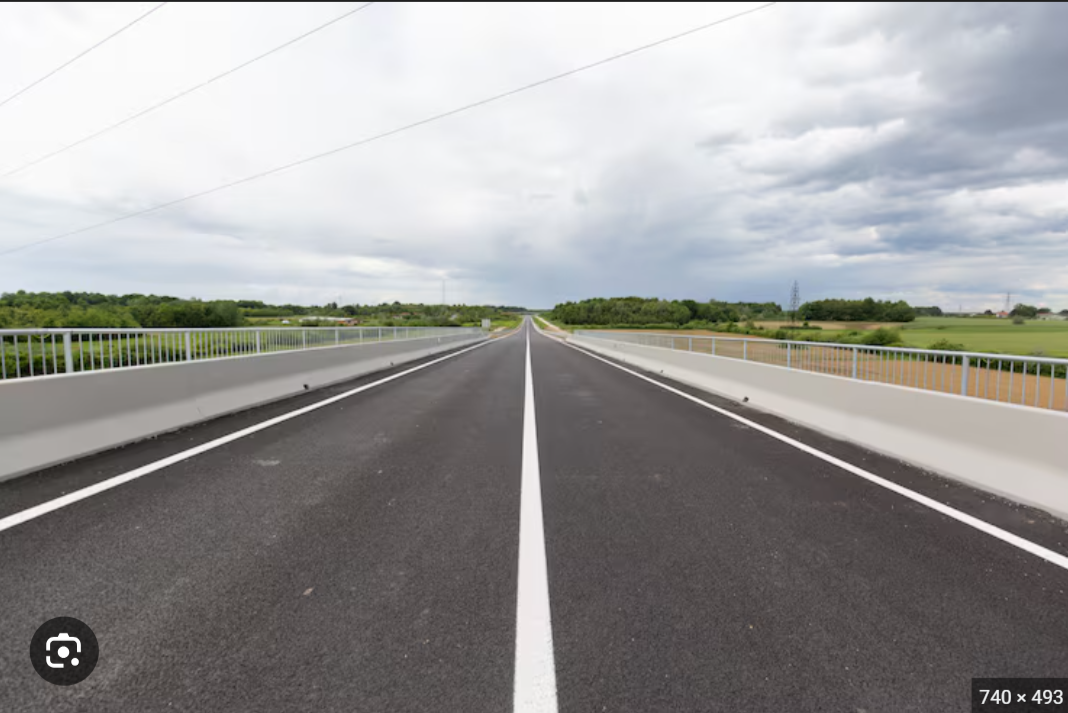
#> input picture 1.png, 1068 x 713 px, given in place of the camera
$ python rassp_v1.py
#> lines starting #> are read from the running program, lines starting #| are printed output that depends on the picture; after the words box and inside, x2 and y2 are one past the last pixel; in counts of white or black regions, pixels touching at a corner belong together
import cv2
import numpy as np
import os
import time

ROI_FILE = "roi_rassp.npy"

# ---- FIXED SIZE ----
TARGET_WIDTH = 480
TARGET_HEIGHT = 270

clicked_points = []
clone_img = None
smoothed_center_fit = None

def resize_image(img):
    return cv2.resize(img, (TARGET_WIDTH, TARGET_HEIGHT))

# ---------- MOUSE ----------
# [52 lines left out: functions mouse_callback, select_and_save_roi, not called in this run]

# ---------- LOAD ROI ----------
def load_roi(img):
    if os.path.exists(ROI_FILE):
        pts = np.load(ROI_FILE)
        print("Loaded existing ROI.")
        return pts
    else:
        print("No ROI found. Please select it now.")
        return select_and_save_roi(img)

# ---------- MAIN PIPELINE ----------
def pipeline(frame, roi_norm):
    global smoothed_center_fit
    img = resize_image(frame)
    height, width = img.shape[:2]

    # Convert normalized ROI back to pixel coords
    src_points = roi_norm.copy()
    src_points[:, 0] *= width
    src_points[:, 1] *= height

    horizon_y = int(min(src_points[0][1], src_points[1][1]))

    # --- 1. Dynamic Black Color Filter (Optimized for Speed) ---
    # OPTIMIZATION: Crop the image BEFORE doing any color conversions!
    # This cuts the heavy processing workload by more than 50% right away.
    img_road = img[horizon_y:height, :]
    gray_road = cv2.cvtColor(img_road, cv2.COLOR_BGR2GRAY)

    # Swapped heavy Bilateral Filter & CLAHE back to the blazing-fast Gaussian Blur
    blurred_road = cv2.GaussianBlur(gray_road, (5, 5), 0)

    binary_road = cv2.adaptiveThreshold(
        blurred_road, 255,
        cv2.ADAPTIVE_THRESH_GAUSSIAN_C,
        cv2.THRESH_BINARY_INV,
        15, 7
    )

    # --- EXPLICIT STRICT BLACK COLOR FILTER ---
    # Convert ONLY the road portion to HSV, completely skipping the sky
    hsv_road = cv2.cvtColor(img_road, cv2.COLOR_BGR2HSV)

    lower_black = np.array([0, 0, 0])
    # Very relaxed: Allows much lighter grays, faded lines, and shadows to pass
    upper_black = np.array([180, 255, 110])
    black_mask = cv2.inRange(hsv_road, lower_black, upper_black)

    # Combine both: Must have a crisp edge (adaptive) AND be actually black (HSV)
    combined_binary = cv2.bitwise_and(binary_road, black_mask)

    # --- 2. Apply Wide ROI Mask (Optimized) ---
    masked_binary = np.zeros((height, width), dtype=np.uint8)
    masked_binary[horizon_y:height, :] = combined_binary

    # --- 3. Perspective Transform ---
    dst_points = np.float32([
        [width * 0.25, 0],
        [width * 0.75, 0],
        [width * 0.75, height],
        [width * 0.25, height]
    ])

    matrix = cv2.getPerspectiveTransform(src_points, dst_points)
    Minv = cv2.getPerspectiveTransform(dst_points, src_points)

    warped = cv2.warpPerspective(masked_binary, matrix, (width, height))

    # --- 4. Morphological Cleaning ---
    # Morphological Open (Erosion then Dilation) to completely delete small floating noise blobs
    open_kernel = np.ones((3, 3), np.uint8)
    warped_cleaned = cv2.morphologyEx(warped, cv2.MORPH_OPEN, open_kernel)

    # Increased kernel size heavily (25, 5). This acts as a vertical bridge,
    # melting disconnected dashed lines together so they pass the strict shape filter!
    close_kernel = np.ones((25, 5), np.uint8)
    closed = cv2.morphologyEx(warped_cleaned, cv2.MORPH_CLOSE, close_kernel)

    contours, _ = cv2.findContours(closed, cv2.RETR_EXTERNAL, cv2.CHAIN_APPROX_SIMPLE)
    color_warp = np.zeros((height, width, 3), dtype=np.uint8)

    left_fits = []
    right_fits = []

    mask_c = np.zeros_like(warped)

    # --- 5. Shape Filtering ---
    for cnt in contours:
        x, y, w, h = cv2.boundingRect(cnt)
        area = cv2.contourArea(cnt)

        aspect_ratio = float(h) / w if w > 0 else 0

        # VERY RELAXED SHAPE FILTERS: Accepts smaller, shorter, and wider lines easily
        if area > 50 and h > height * 0.10 and aspect_ratio > 1.5:
            mask_c.fill(0)
            cv2.drawContours(mask_c, [cnt], -1, 255, -1)

            ys_local, xs_local = np.nonzero(mask_c[y:y+h, x:x+w])
            ys, xs = ys_local + y, xs_local + x

            if len(xs) > 20:
                fit = np.polyfit(ys, xs, 2)

                bottom_y = np.max(ys)
                x_bottom = fit[0]*(bottom_y**2) + fit[1]*bottom_y + fit[2]

                if x_bottom < width * 0.10 or x_bottom > width * 0.90:
                    continue

                if x_bottom < width / 2:
                    left_fits.append((fit, x_bottom, ys))
                else:
                    right_fits.append((fit, x_bottom, ys))

    # --- 6. Steering Calculation & Lane Rebuild ---
    steer_deg = 0.0
    rebuild_mode = "No Lanes"

    left_fit = None
    if len(left_fits) > 0:
        left_fits.sort(key=lambda item: item[1], reverse=True)
        left_fit, _, ys_left = left_fits[0]

        ploty = np.linspace(np.min(ys_left), np.max(ys_left), 100)
        fitx = left_fit[0]*ploty**2 + left_fit[1]*ploty + left_fit[2]
        pts = np.array([np.transpose(np.vstack([fitx, ploty]))])
        cv2.polylines(color_warp, np.int32([pts]), False, (255, 0, 0), 20)

    right_fit = None
    if len(right_fits) > 0:
        right_fits.sort(key=lambda item: item[1], reverse=False)
        right_fit, _, ys_right = right_fits[0]

        ploty = np.linspace(np.min(ys_right), np.max(ys_right), 100)
        fitx = right_fit[0]*ploty**2 + right_fit[1]*ploty + right_fit[2]
        pts = np.array([np.transpose(np.vstack([fitx, ploty]))])
        cv2.polylines(color_warp, np.int32([pts]), False, (0, 0, 255), 20)

    center_fit = None

    if left_fit is not None and right_fit is not None:
        center_fit = (left_fit + right_fit) / 2
        rebuild_mode = "2 Lanes Rebuild"
    elif left_fit is not None:
        center_fit = left_fit.copy()
        center_fit[2] += width * 0.25
        rebuild_mode = "1 Lane Rebuild (Left)"
    elif right_fit is not None:
        center_fit = right_fit.copy()
        center_fit[2] -= width * 0.25
        rebuild_mode = "1 Lane Rebuild (Right)"

    # --- 7. Temporal Smoothing Filter ---
    if center_fit is not None:
        if smoothed_center_fit is None:
            smoothed_center_fit = center_fit
        else:
            alpha = 0.2
            smoothed_center_fit = alpha * center_fit + (1 - alpha) * smoothed_center_fit
    elif smoothed_center_fit is not None:
        rebuild_mode = "History Fallback"

    if smoothed_center_fit is not None:
        ploty = np.linspace(0, height-1, height)
        center_x = smoothed_center_fit[0]*ploty**2 + smoothed_center_fit[1]*ploty + smoothed_center_fit[2]

        pts_center = np.array([np.transpose(np.vstack([center_x, ploty]))])
        cv2.polylines(color_warp, np.int32([pts_center]), False, (0, 255, 0), 100)

        lookahead_y = height * 0.7
        target_x = smoothed_center_fit[0]*(lookahead_y**2) + smoothed_center_fit[1]*lookahead_y + smoothed_center_fit[2]

        car_center_x = width / 2.0
        cte = target_x - car_center_x

        slope = 2 * smoothed_center_fit[0] * lookahead_y + smoothed_center_fit[1]
        heading_error_deg = np.degrees(np.arctan(slope))

        Kp = 0.15
        Kd = 0.40

        steer_deg = (Kp * cte) + (Kd * heading_error_deg)
        steer_deg = np.clip(steer_deg, -30, 30)

        cv2.circle(color_warp, (int(target_x), int(lookahead_y)), 15, (0, 165, 255), -1)

    # Overlay
    newwarp = cv2.warpPerspective(color_warp, Minv, (width, height))
    result = cv2.addWeighted(img, 1, newwarp, 0.8, 0)

    return result, steer_deg, rebuild_mode

# ---------- CAMERA PROCESSOR ----------
def process_camera(camera_index=0, force_reselect=False):
#> called with camera_index = 2, force_reselect = False
    cap = cv2.VideoCapture(camera_index)
    if not cap.isOpened():
        print(f"Error: Could not open camera {camera_index}")
        return

    # Attempt to set camera resolution to a higher value for better ROI selection clarity
    cap.set(cv2.CAP_PROP_FRAME_WIDTH, 1280)
    cap.set(cv2.CAP_PROP_FRAME_HEIGHT, 720)

    # Read first frame to assign ROI
    ret, first_frame = cap.read()
#> first_frame is the input picture: shape (713, 1068, 3); mean B, G, R 153.3, 154.2, 155
    if not ret:
        print("Error: Could not read frame from camera.")
        cap.release()
        return

    # Print the actual resolution the camera is operating at
    print(f"Camera opened at resolution: {int(cap.get(cv2.CAP_PROP_FRAME_WIDTH))}x{int(cap.get(cv2.CAP_PROP_FRAME_HEIGHT))}")
    if first_frame.shape[1] < 600:
        print("Warning: Camera resolution is still low. ROI selection might be less precise than ideal.")

    # Pass the full original frame to the ROI selector so the window is large and clear
    roi_norm = select_and_save_roi(first_frame) if force_reselect else load_roi(first_frame)
#> (reads roi_rassp.npy from the repository)
#> roi_norm = [[0.322, 0.161], [0.55, 0.149], [0.996, 0.721], [0.00391, 0.536]]
    if roi_norm is None: return

    prev_time = time.time()
    fps_avg = 0.0

    while True:
        ret, frame = cap.read()
        if not ret: break # End of live stream

        current_time = time.time()
        fps = 1.0 / (current_time - prev_time + 1e-5)
        prev_time = current_time
        fps_avg = (fps_avg * 0.9) + (fps * 0.1) if fps_avg > 0 else fps

        result, steer_deg, rebuild_mode = pipeline(frame, roi_norm)
#> in resize_image, `return cv2.resize(img, (TARGET_WIDTH, TARGET_HEIGHT))`:
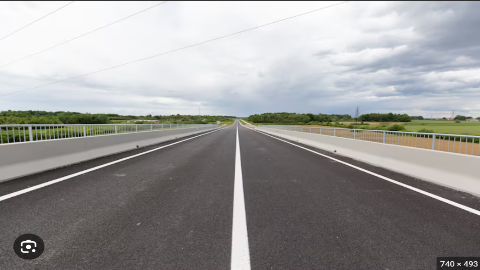
#> returned value: shape (270, 480, 3); mean of channels 0, 1, 2 153.1, 154, 154.8; drawn as B, G, R
#> in pipeline, `src_points = roi_norm.copy()`: src_points has the same summary as roi_norm in process_camera
#> in pipeline, `horizon_y = int(min(src_points[0][1], src_points[1][1]))`: horizon_y = 40
#> in pipeline, `blurred_road = cv2.GaussianBlur(gray_road, (5, 5), 0)`:
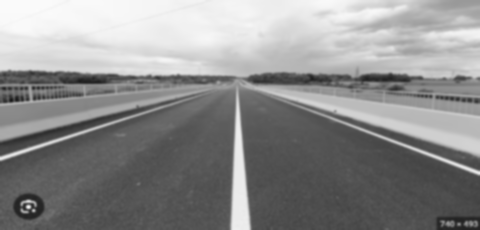
#> blurred_road: shape (230, 480); min 25, max 251, mean 140.7
#> in pipeline, `binary_road = cv2.adaptiveThreshold( blurred_road, 255, cv2.ADAPTIVE_T..`:
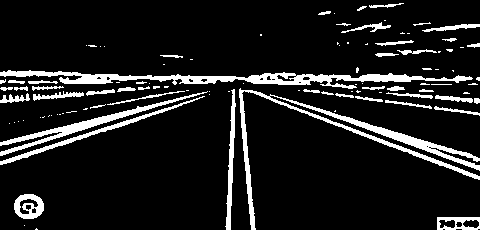
#> binary_road: shape (230, 480); 11.2% white; 104 white regions (58 under 20 px), largest, box (x1, y1, x2, y2) and area: (0, 70, 473, 89) 2950, (239, 88, 480, 230) 2855, (0, 91, 208, 156) 1323
#> in pipeline, `hsv_road = cv2.cvtColor(img_road, cv2.COLOR_BGR2HSV)`: hsv_road: shape (230, 480, 3); mean H, S, V 52.5, 23.3, 146.3
#> in pipeline, `black_mask = cv2.inRange(hsv_road, lower_black, upper_black)`:
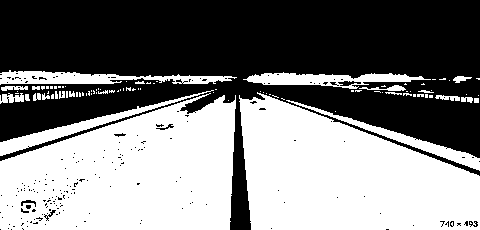
#> black_mask: shape (230, 480); 49.5% white; 92 white regions (68 under 20 px), largest, box (x1, y1, x2, y2) and area: (0, 93, 236, 230) 23939, (239, 92, 480, 230) 22907, (0, 70, 237, 85) 1867
#> in pipeline, `combined_binary = cv2.bitwise_and(binary_road, black_mask)`: combined_binary: shape (230, 480); 8.9% white; 96 white regions (66 under 20 px), largest, box (x1, y1, x2, y2) and area: (0, 70, 237, 84) 1310, (0, 91, 208, 156) 1298, (243, 72, 431, 89) 1279
#> in pipeline, `masked_binary[horizon_y:height, :] = combined_binary`:
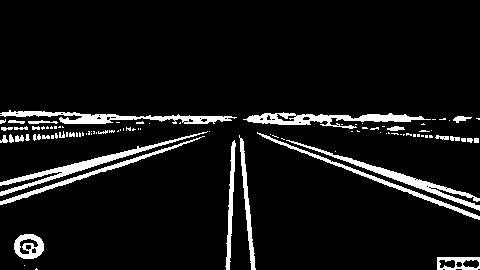
#> masked_binary: shape (270, 480); 7.6% white; 96 white regions (66 under 20 px)
#> in pipeline, `matrix = cv2.getPerspectiveTransform(src_points, dst_points)`: matrix = [[-5.16, -13.31, 1157.3], [-0.559, -18.15, 875.9], [-0.0037, -0.0517, 1]]
#> in pipeline, `Minv = cv2.getPerspectiveTransform(dst_points, src_points)`: Minv = [[0.315, -0.54, 108.5], [-0.0311, -0.0102, 44.92], [-0.000443, -0.00252, 1]]
#> in pipeline, `closed = cv2.morphologyEx(warped_cleaned, cv2.MORPH_CLOSE, close_kernel)`:
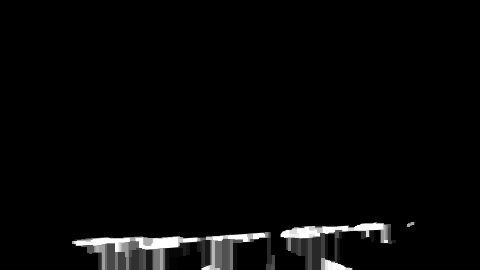
#> closed: shape (270, 480); min 0, max 255, mean 7
#> in pipeline, `contours, _ = cv2.findContours(closed, cv2.RETR_EXTERNAL, cv2.CHAIN_AP..`: contours = 3 contours; box (x1, y1, x2, y2) and area: (72, 232, 275, 270) 4670, (280, 222, 396, 270) 2616, (407, 221, 416, 227) 22
#> the loop in pipeline, `for cnt in contours:` made 3 passes
#> (x, y, w, h, area, aspect_ratio) on passes 1 to 3: (72, 232, 203, 38, 4669.5, 0.187), (280, 222, 116, 48, 2615.5, 0.414), (407, 221, 9, 6, 22, 0.667)
#> after the loop in pipeline, `for cnt in contours:`: mask_c: shape (270, 480); every value is 0
#> after the loop in pipeline, `for cnt in contours:`: left_fits = []
#> in pipeline, `newwarp = cv2.warpPerspective(color_warp, Minv, (width, height))`: newwarp: shape (270, 480, 3); every value is 0
#> steer_deg = 0; rebuild_mode = 'No Lanes'

        # Display Overlay Data
        cv2.putText(result, f"Steering: {steer_deg:.2f} deg", (15, 25), cv2.FONT_HERSHEY_SIMPLEX, 0.6, (0, 255, 0), 2)
        cv2.putText(result, f"Mode: {rebuild_mode}", (15, 50), cv2.FONT_HERSHEY_SIMPLEX, 0.6, (255, 255, 0), 2)
        cv2.putText(result, f"FPS: {int(fps_avg)}", (15, 75), cv2.FONT_HERSHEY_SIMPLEX, 0.6, (255, 100, 100), 2)
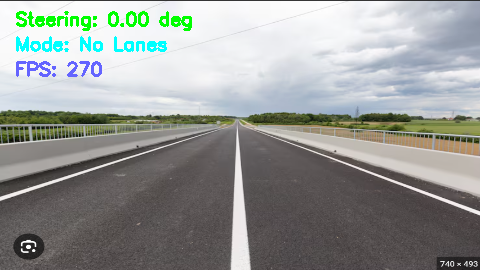
#> result: shape (270, 480, 3); mean B, G, R 150.7, 153.5, 149.8

        cv2.imshow("Raspberry Pi - Lane Tracking", result)

        if cv2.waitKey(1) & 0xFF == 27: # Press Esc to exit
#> (key Esc is pressed here)
            break

    cap.release()
    cv2.destroyAllWindows()

# -------- RUN EXAMPLES --------
if __name__ == "__main__":
    # Process live video from the USB camera
    # Depending on your Raspberry Pi, the index might be 0, 1, or 2
    process_camera(2)
